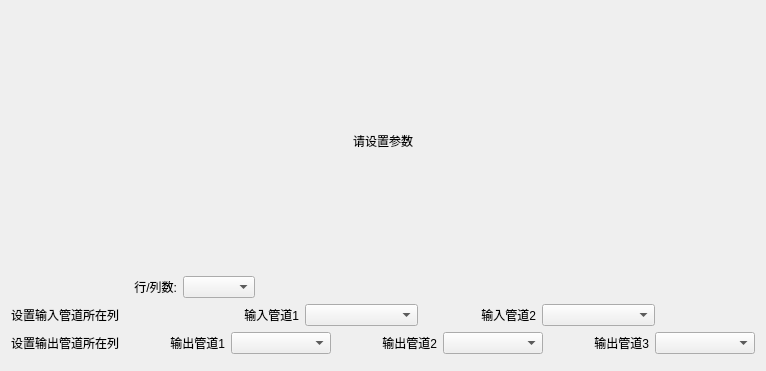
<?xml version="1.0" encoding="UTF-8"?>
<ui version="4.0">
 <class>SettingDialog</class>
 <widget class="QDialog" name="SettingDialog">
  <property name="geometry">
   <rect>
    <x>0</x>
    <y>0</y>
    <width>766</width>
    <height>371</height>
   </rect>
  </property>
  <property name="windowTitle">
   <string>Dialog</string>
  </property>
  <layout class="QVBoxLayout" name="verticalLayout_2">
   <item>
    <layout class="QVBoxLayout" name="verticalLayout">
     <item>
      <widget class="QLabel" name="dialogNameLabel">
       <property name="text">
        <string>请设置参数</string>
       </property>
       <property name="alignment">
        <set>Qt::AlignCenter</set>
       </property>
      </widget>
     </item>
     <item>
      <layout class="QHBoxLayout" name="sizeHLayout" stretch="3,1">
       <property name="rightMargin">
        <number>500</number>
       </property>
       <item>
        <widget class="QLabel" name="sizeNumLabel">
         <property name="text">
          <string>行/列数:</string>
         </property>
         <property name="alignment">
          <set>Qt::AlignRight|Qt::AlignTrailing|Qt::AlignVCenter</set>
         </property>
        </widget>
       </item>
       <item>
        <widget class="QComboBox" name="sizeComboBox"/>
       </item>
      </layout>
     </item>
     <item>
      <layout class="QHBoxLayout" name="horizontalLayout_2" stretch="3,2,2,2,2">
       <property name="rightMargin">
        <number>100</number>
       </property>
       <item>
        <widget class="QLabel" name="inputLabbel">
         <property name="text">
          <string>设置输入管道所在列</string>
         </property>
        </widget>
       </item>
       <item>
        <widget class="QLabel" name="label_4">
         <property name="text">
          <string>输入管道1</string>
         </property>
         <property name="alignment">
          <set>Qt::AlignRight|Qt::AlignTrailing|Qt::AlignVCenter</set>
         </property>
        </widget>
       </item>
       <item>
        <widget class="QComboBox" name="input1Combo"/>
       </item>
       <item>
        <widget class="QLabel" name="label_5">
         <property name="text">
          <string>输入管道2</string>
         </property>
         <property name="alignment">
          <set>Qt::AlignRight|Qt::AlignTrailing|Qt::AlignVCenter</set>
         </property>
        </widget>
       </item>
       <item>
        <widget class="QComboBox" name="input2Combo"/>
       </item>
      </layout>
     </item>
     <item>
      <layout class="QHBoxLayout" name="horizontalLayout">
       <item>
        <widget class="QLabel" name="label_6">
         <property name="text">
          <string>设置输出管道所在列</string>
         </property>
        </widget>
       </item>
       <item>
        <widget class="QLabel" name="label_7">
         <property name="text">
          <string>输出管道1</string>
         </property>
         <property name="alignment">
          <set>Qt::AlignRight|Qt::AlignTrailing|Qt::AlignVCenter</set>
         </property>
        </widget>
       </item>
       <item>
        <widget class="QComboBox" name="output1Combo"/>
       </item>
       <item>
        <widget class="QLabel" name="label_8">
         <property name="text">
          <string>输出管道2</string>
         </property>
         <property name="alignment">
          <set>Qt::AlignRight|Qt::AlignTrailing|Qt::AlignVCenter</set>
         </property>
        </widget>
       </item>
       <item>
        <widget class="QComboBox" name="output2Combo"/>
       </item>
       <item>
        <widget class="QLabel" name="label_9">
         <property name="text">
          <string>输出管道3</string>
         </property>
         <property name="alignment">
          <set>Qt::AlignRight|Qt::AlignTrailing|Qt::AlignVCenter</set>
         </property>
        </widget>
       </item>
       <item>
        <widget class="QComboBox" name="output3Combo"/>
       </item>
      </layout>
     </item>
     <item>
      <widget class="QDialogButtonBox" name="buttonBox">
       <property name="standardButtons">
        <set>QDialogButtonBox::NoButton</set>
       </property>
      </widget>
     </item>
    </layout>
   </item>
  </layout>
 </widget>
 <resources/>
 <connections/>
</ui>
